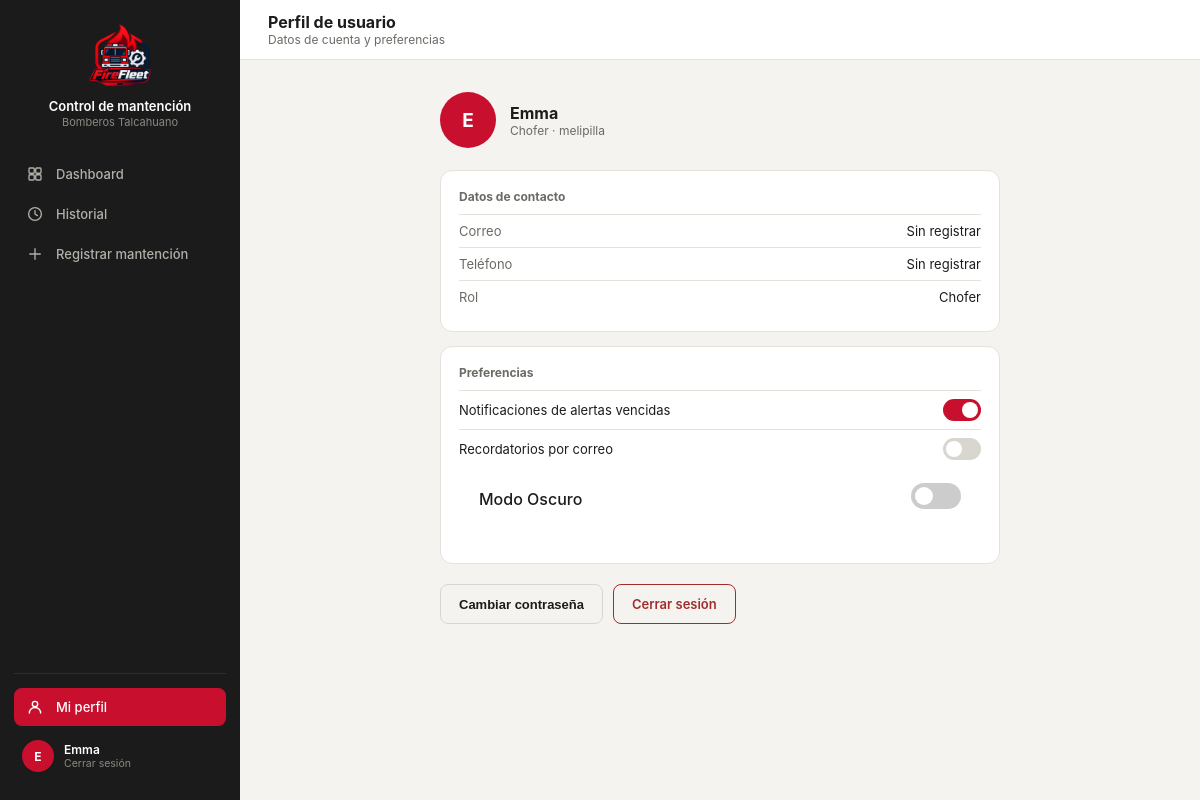
The app's page /perfil/ (signed in), older data.
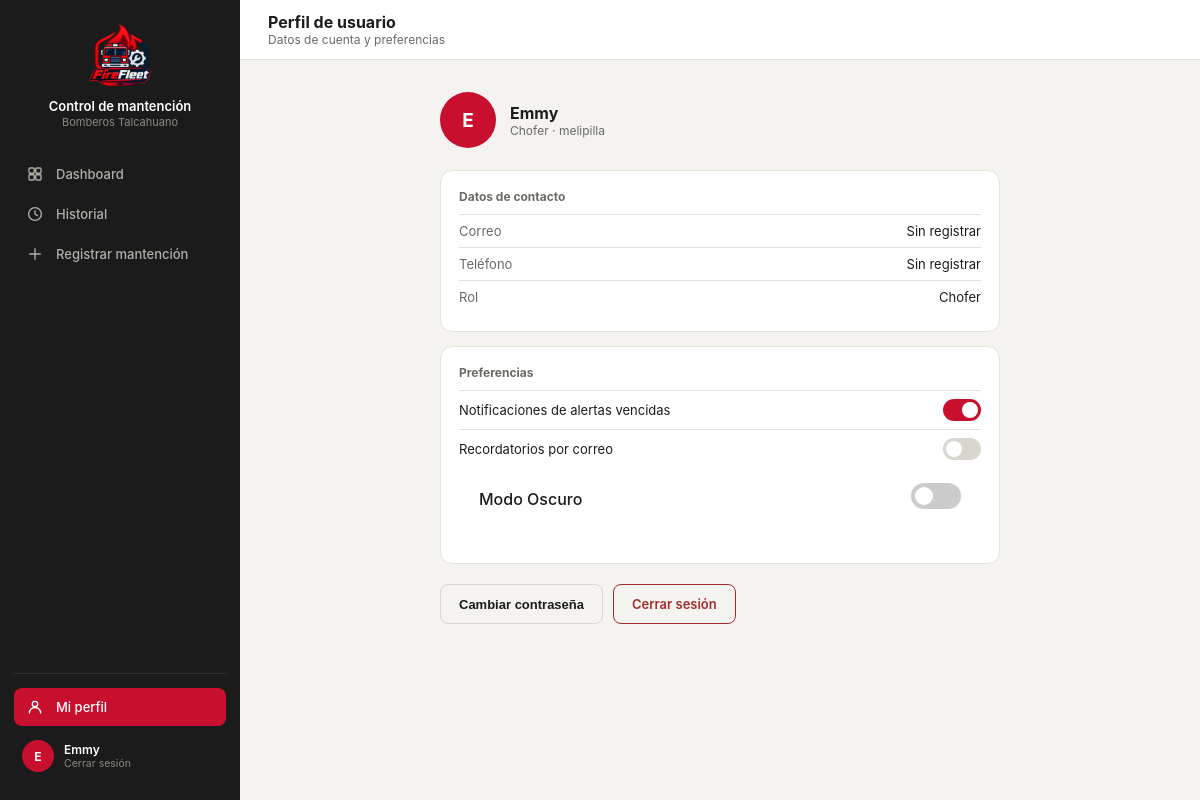
The same page, newer data.
### core/models.py (models this page shows, shortened)
class Usuario(models.Model):
    id_user = models.AutoField(primary_key=True)
    user = models.OneToOneField(User, on_delete=models.CASCADE, related_name="perfil", null=True, blank=True)
    nombre = models.CharField(max_length=120)
    rol = models.CharField(max_length=50)
    id_compania = models.ForeignKey(
        Compania, on_delete=models.SET_NULL, null=True, blank=True,
        db_column="id_compania", related_name="usuarios",
    )
    email = models.EmailField(unique=True, null=True, blank=True)
    telefono = models.CharField(max_length=30, blank=True, default='')
    codigo_2fa = models.CharField(max_length=6, blank=True, null=True)
    expiracion_2fa = models.DateTimeField(blank=True, null=True)
    class Meta:
        db_table = "usuario"

### core/views.py (the view)
# urls.py: path('perfil/', views.perfil, name='perfil'),
@login_required(login_url='index')
def perfil(request):
    perfil_usuario, current_user_data = _datos_usuario_actual(request)
    current_user_data['email'] = request.user.email
    current_user_data['telefono'] = perfil_usuario.telefono if perfil_usuario else ''
    return render(request, 'core/perfil.html', {'current_user': current_user_data})

### core/models.py (called while the page is built)
    def __str__(self):
        return self.nombre

### core/views.py (called while the page is built)
def _datos_usuario_actual(request):
    perfil_usuario = getattr(request.user, 'perfil', None)
    is_admin = request.user.is_superuser or bool(
        perfil_usuario and (perfil_usuario.rol or '').lower() == 'administrador'
    )
    if perfil_usuario:
        nombre = perfil_usuario.nombre
        rol = perfil_usuario.rol
        comp = str(perfil_usuario.id_compania) if perfil_usuario.id_compania else 'Sin Compañía'
    else:
        nombre = request.user.get_full_name() or request.user.username
        rol = ''
        comp = 'Sin Compañía'
    return perfil_usuario, {
        'name': nombre,
        'rol': rol,
        'comp': comp,
        'initials': ''.join([palabra[0].upper() for palabra in nombre.split()[:2]]) or '??',
        'isAdmin': is_admin,
    }

### core/templates/core/perfil.html (shortened to what the changed rows need)
{% load static %}
<!DOCTYPE html>
<html lang="es">
<head>
<link rel="stylesheet" href="https://cdnjs.cloudflare.com/ajax/libs/tabler-icons/2.44.0/iconfont/tabler-icons.min.css">
<link rel="stylesheet" href="{% static 'styles.css' %}">
</head>
<body>
<div class="layout">
  <div class="sidebar">
    <div class="sidebar-footer">
    <a class="sidebar-user" href="{% url 'logout' %}" style="margin-top:6px; text-decoration:none;">
        <div><p class="name">{{ current_user.name }}</p><p class="role">Cerrar sesión</p></div>
      </a>
    </div>
  </div>
  <div class="main">
    <div class="topbar">
      <div style="display:flex; align-items:center; gap:12px;">
        <div><h2>Perfil de usuario</h2><p class="crumb">Datos de cuenta y preferencias</p></div>
      </div>
    </div>
    <div class="content">
      <div style="max-width:560px; margin:0 auto;">
        <div style="display:flex; align-items:center; gap:14px; margin-bottom:22px;">
          <div><p style="font-size:16px; font-weight:700; margin:0;"> {{ current_user.name }}</p><p style="font-size:12px; color:var(--text2); margin:0;">{{ current_user.rol }} · {{ current_user.comp }}</p></div>
        </div>
        <div class="card" style="margin-bottom:14px;">
          <div style="display:flex; justify-content:space-between; padding:8px 0; border-top:1px solid var(--border); font-size:13px;"><span style="color:var(--text2);">Rol</span><span>{{ current_user.rol }}</span></div>
        </div>
      </div>
    </div>
  </div>
</div>
</body>
</html>

Row changes from the older to the newer data that the page shows:
changed Usuario "Chofer": name "Emma" → "Emmy"
